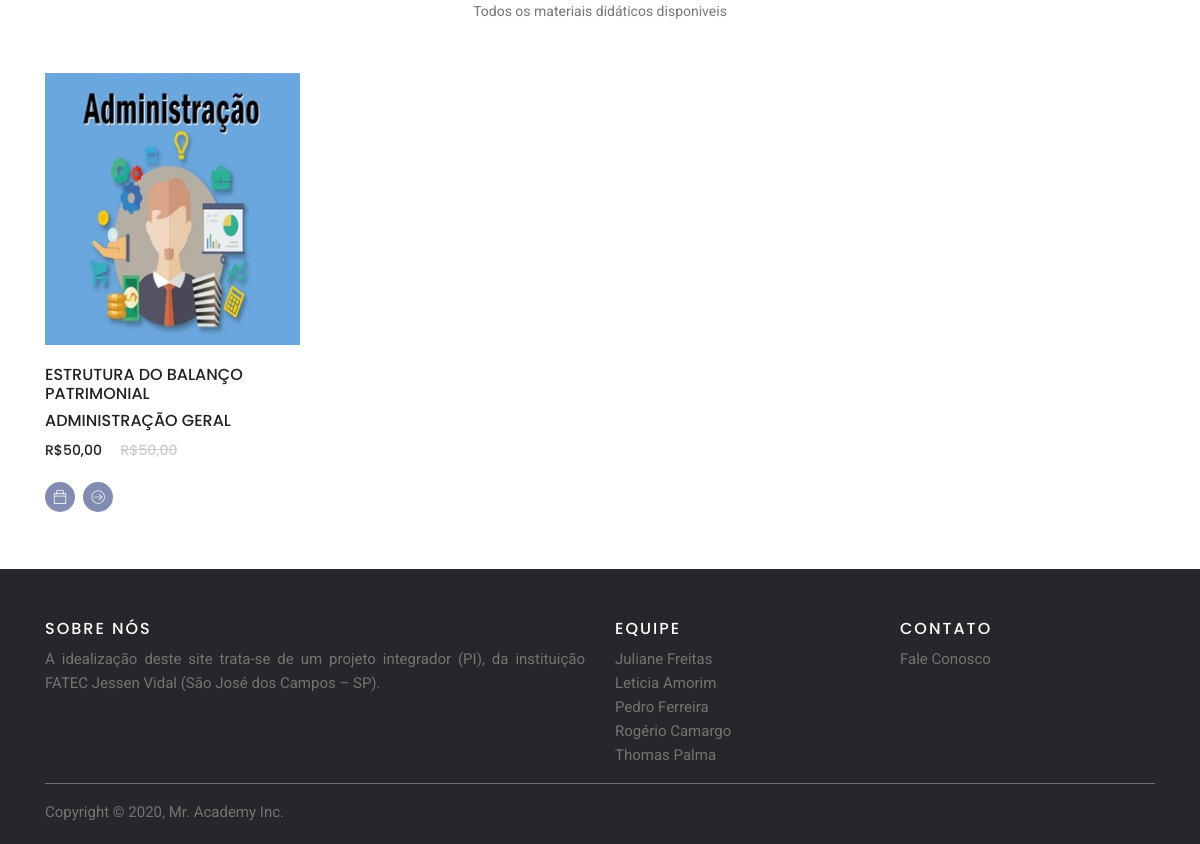
/src/carousel/produtos.php (lower part), run on an earlier commit of the app's database.
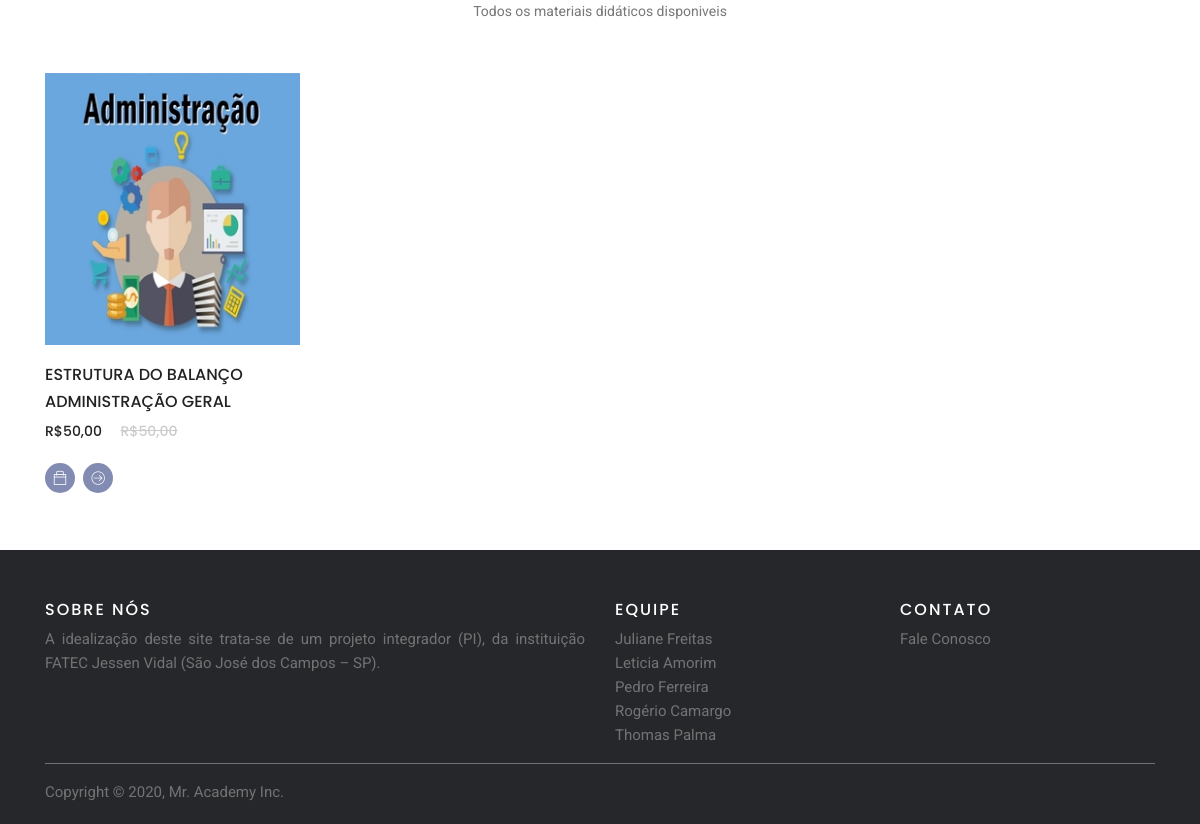
And on a later commit of the database.
### tables this page shows
CREATE TABLE `arquivos` (
  `id` int(11) NOT NULL,
  `nome_arquivo` varchar(100) NOT NULL,
  `caminho` varchar(255) NOT NULL,
  `disciplina` varchar(100) NOT NULL,
  `descricao` text NOT NULL,
  `extensao_arquivo` varchar(5) NOT NULL,
  `titulo_produto` varchar(250) NOT NULL,
  `preco` varchar(100) NOT NULL
);

### src/carousel/produtos.php (the view, shortened to what this page needs)
<?php
	include_once("conexao.php");
?>
<!DOCTYPE html>
<html lang="pt-br">
<head>
  <link rel="stylesheet" href="css/linearicons.css">
  <link rel="stylesheet" href="css/themify-icons.css">
  <link rel="stylesheet" href="css/bootstrap.css">
  <link rel="stylesheet" href="css/owl.carousel.css">
  <link rel="stylesheet" href="css/main.css">
  <link href="carousel.css" rel="stylesheet">
</head>
<body>
<main role="main">
  <br>
  <br>
		<div class="single-product-slider">
			<div class="container">
				<div class="row justify-content-center">
					<div class="col-lg-6 text-center">
						<div class="section-title">
							<p>Todos os materiais didáticos disponiveis</p>
						</div>
					</div>
				</div>
				<div class="row">
					<?php
					$result_usuarios = "SELECT * FROM arquivos WHERE disciplina = 'Administração Geral'";
					$resultado_usuarios = mysqli_query($conexao, $result_usuarios);
					while($row_usuario = mysqli_fetch_assoc($resultado_usuarios)){
						echo('<div class="col-lg-3 col-md-6">
						<div class="single-product">
							<img class="img-fluid" src="imagens/produtos/p3.jpg" alt="">
							<div class="product-details">
								<h6>'.$row_usuario['titulo_produto'].'</h6>
								<h6>'.$row_usuario['disciplina'].'</h6>
								<div class="price">
									<h6>'.$row_usuario['preco'].'</h6>
									<h6 class="l-through">'.$row_usuario['preco'].'</h6>
								</div>
								<div class="prd-bottom">
									<a href="" class="social-info">
										<span class="ti-bag"></span>
										<p class="hover-text">Adicionar</p>
									</a>
									<a href="single-product.php?id='.$row_usuario["id"].'" class="social-info">
										<span class="lnr lnr-arrow-right-circle"></span>
										<p class="hover-text">Ver Mais</p>
									</a>
									');
									echo ('
								</div>
							</div>
						</div>
					</div> ');
					}
					?>
				</div>
			</div>
		</div>
    <footer class="site-footer">
      <div class="container">
        <div class="row">
          <div class="col-sm-12 col-md-6">
            <h6>Sobre nós</h6>
            <p class="text-justify">A idealização deste site trata-se de um projeto integrador (PI), da instituição FATEC Jessen Vidal (São José dos Campos – SP).</p>
          </div>
          <div class="col-xs-6 col-md-3">
            <h6>Equipe</h6>
            <ul class="footer-links">
              <li><a href="https://www.linkedin.com/in/juliane-freitas-9b6287163/" target="_blank">Juliane Freitas</a></li>
              <li><a href="https://www.linkedin.com/in/leticia-amorim-4761b1185/" target="_blank">Leticia Amorim</a></li>
              <li><a href="https://www.linkedin.com/in/pedro-ferreira-6a8417190/" target="_blank">Pedro Ferreira</a></li>
              <li><a href="https://www.linkedin.com/in/rogério-camargo-3a01191a5/" target="_blank">Rogério Camargo</a></li>
              <li><a href="https://www.linkedin.com/in/thomas-palma-0764b81b3/" target="_blank">Thomas Palma</a></li>
            </ul>
          </div>
          <div class="col-xs-6 col-md-3">
            <h6>Contato</h6>
            <ul class="footer-links">
              <li><a href="contato.php">Fale Conosco</a></li>
         	</ul>
          </div>
        </div>
        <hr>
      </div>
      <div class="container">
        <div class="row">
          <div class="col-md-8 col-sm-6 col-xs-12">
            <p class="copyright-text">Copyright © 2020, Mr. Academy Inc. <a href="#"></a></p>
</footer>
</body>
</html>

What changed in the data, as far as the page shows it:
changed arquivos "ADMINISTRAÇÃO GERAL": titulo_produto "ESTRUTURA DO BALANÇO PATRIMONIAL" → "ESTRUTURA DO BALANÇO"
